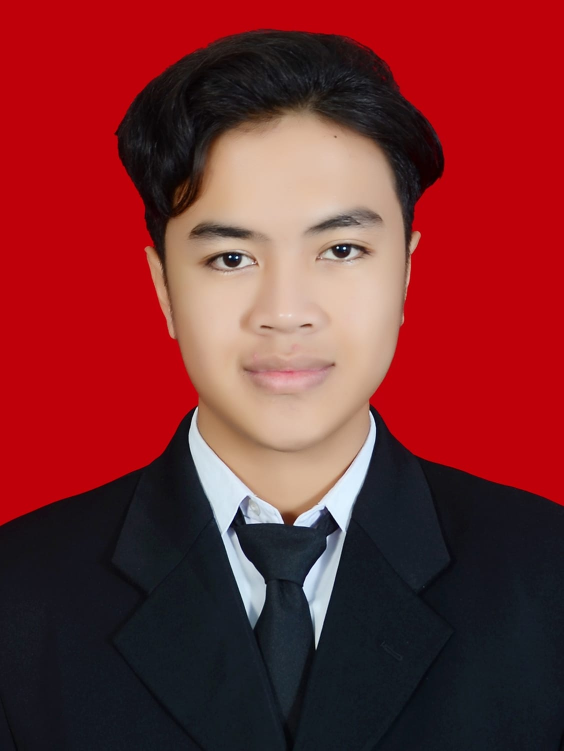
#> input picture ML/uploads/images/Shamil.jpg, 1127 x 1502 px (shown at 1/2 size)
$ python -i lbp_utils.py   (imports and definitions only)
#> lines starting #> are read from the running program, lines starting #| are printed output that depends on the picture
#> further down, picture is the input picture: shape (1502, 1127, 3); mean B, G, R 46.2, 43.4, 121.7
import cv2
import numpy as np
from skimage.feature import local_binary_pattern

def extract_lbp_features(image):
    """
    Ekstrak fitur LBP dari wajah pada gambar. Jika wajah tidak terdeteksi,
    gunakan seluruh gambar.
    """
    face_cascade = cv2.CascadeClassifier(cv2.data.haarcascades + 'haarcascade_frontalface_default.xml')
    gray_image = cv2.cvtColor(image, cv2.COLOR_BGR2GRAY)
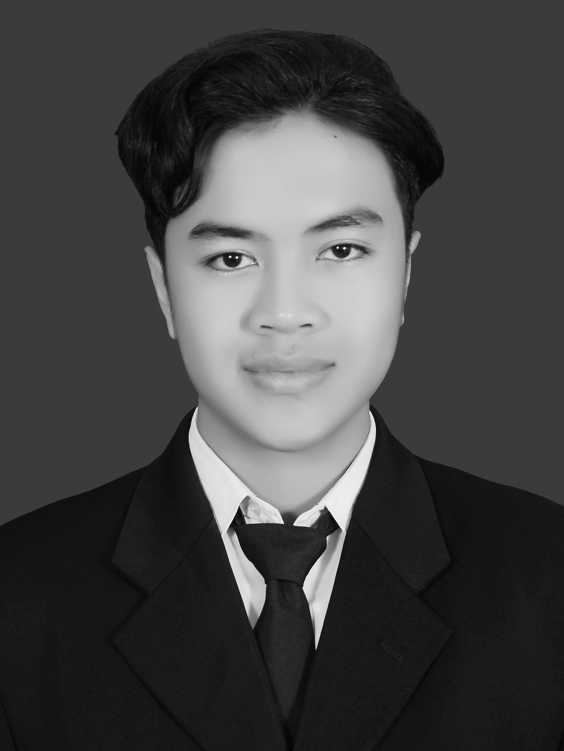
#> gray_image: shape (1502, 1127) (shown at 1/2 size); min 0, max 253, mean 67
    faces = face_cascade.detectMultiScale(gray_image, scaleFactor=1.1, minNeighbors=5, minSize=(30, 30))
#> faces = [[271, 273, 601, 601]]

    if len(faces) > 0:
        # Langkah 1: Fokus pada wajah (hilangkan background, rambut, dll.)
        x, y, w, h = faces[0]
#> x = 271; y = 273; w = 601; h = 601
        face_region = gray_image[y:y+h, x:x+w]
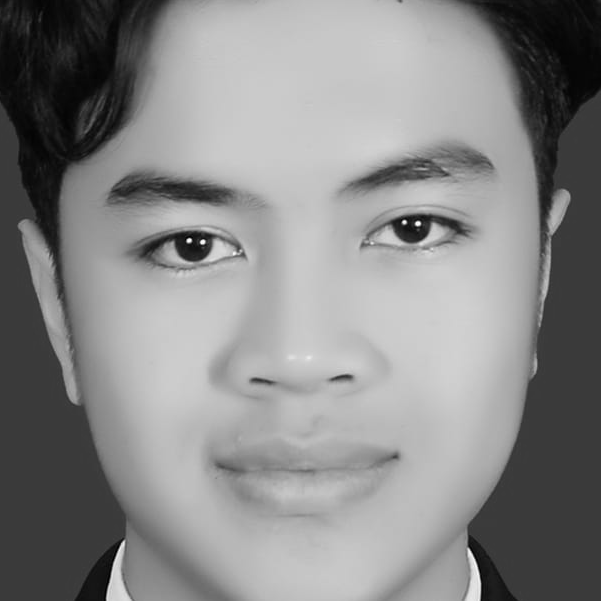
#> face_region: shape (601, 601); min 0, max 253, mean 135.4
    else:
        face_region = gray_image

    # Resize untuk dimensi yang konsisten
    face_resized = cv2.resize(face_region, (100, 100), interpolation=cv2.INTER_AREA)
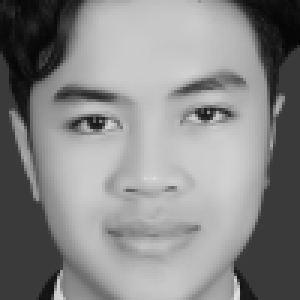
#> face_resized: shape (100, 100) (shown 3 times larger); min 6, max 226, mean 135.4

    # Ekstrak fitur LBP
    lbp = local_binary_pattern(face_resized, P=8, R=1, method='uniform')
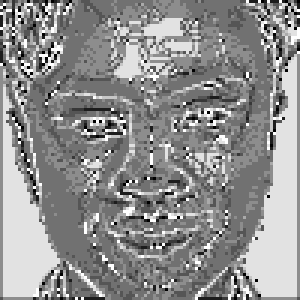
#> lbp: shape (100, 100) float64 (shown 3 times larger); min 0, max 9, mean 5.08; drawn with min black and max white
    lbp_hist, _ = np.histogram(lbp.ravel(), bins=np.arange(0, 10), density=True)
#> lbp_hist = [0.011, 0.0259, 0.0182, 0.101, 0.327, 0.218, 0.0341, 0.0434, 0.222]

    return lbp_hist

def extract_hog_features(image):
    """
    Ekstrak fitur HOG dari wajah pada gambar.
    """
    gray_image = cv2.cvtColor(image, cv2.COLOR_BGR2GRAY)
    hog = cv2.HOGDescriptor()
    resized_image = cv2.resize(gray_image, (64, 128))
    hog_features = hog.compute(resized_image)
    return hog_features.flatten()

>>> import cv2
>>> picture = cv2.imread('uploads/images/Shamil.jpg')
>>> result = extract_lbp_features(picture)
#> result has the same summary as lbp_hist in extract_lbp_features

$ run again, on ML/uploads/images/arka.jpg
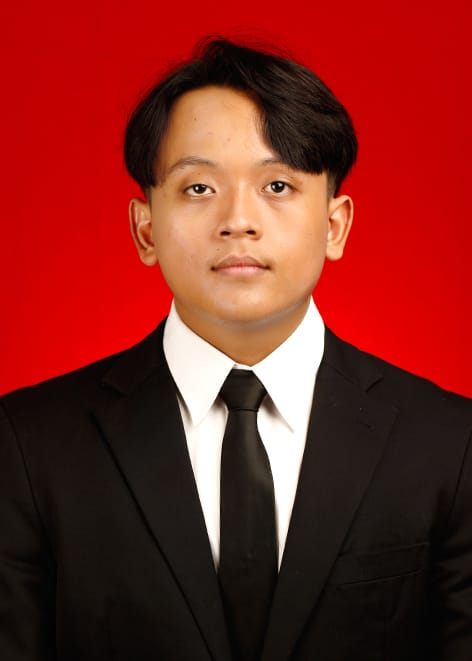
#> input picture ML/uploads/images/arka.jpg, 472 x 661 px
#> picture is the input picture: shape (661, 472, 3); mean B, G, R 31.8, 38.8, 124.3
#> in extract_lbp_features, `gray_image = cv2.cvtColor(image, cv2.COLOR_BGR2GRAY)`:
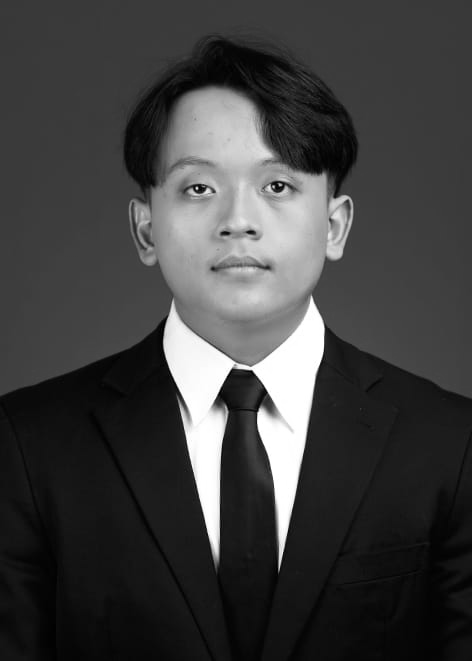
#> gray_image: shape (661, 472); min 0, max 255, mean 63.6
#> faces = [[130, 107, 209, 209]]
#> x = 130; y = 107; w = 209
#> in extract_lbp_features, `lbp = local_binary_pattern(face_resized, P=8, R=1, method='uniform')`:
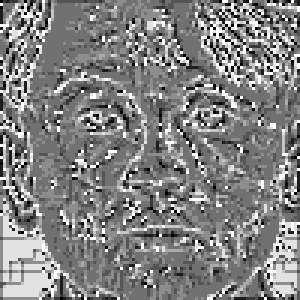
#> lbp: shape (100, 100) float64 (shown 3 times larger); min 0, max 9, mean 4.61; drawn with min black and max white
#> lbp_hist = [0.0225, 0.0426, 0.0396, 0.134, 0.34, 0.18, 0.0569, 0.0487, 0.136]
#> result has the same summary as lbp_hist in extract_lbp_features

$ run again, on ML/uploads/images/gwen.JPG
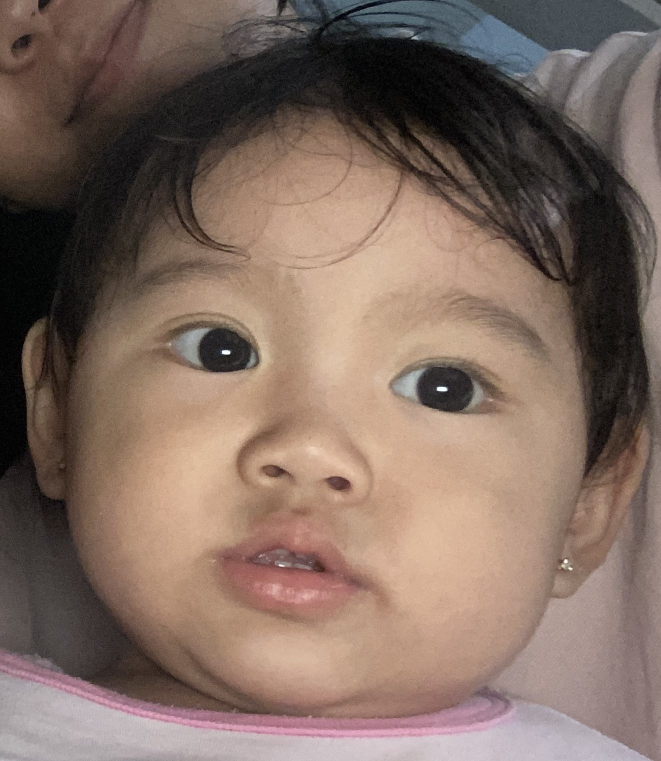
#> input picture ML/uploads/images/gwen.JPG, 1322 x 1522 px (shown at 1/2 size)
#> picture is the input picture: shape (1522, 1322, 3); mean B, G, R 97.1, 107.8, 128.4
#> in extract_lbp_features, `gray_image = cv2.cvtColor(image, cv2.COLOR_BGR2GRAY)`:
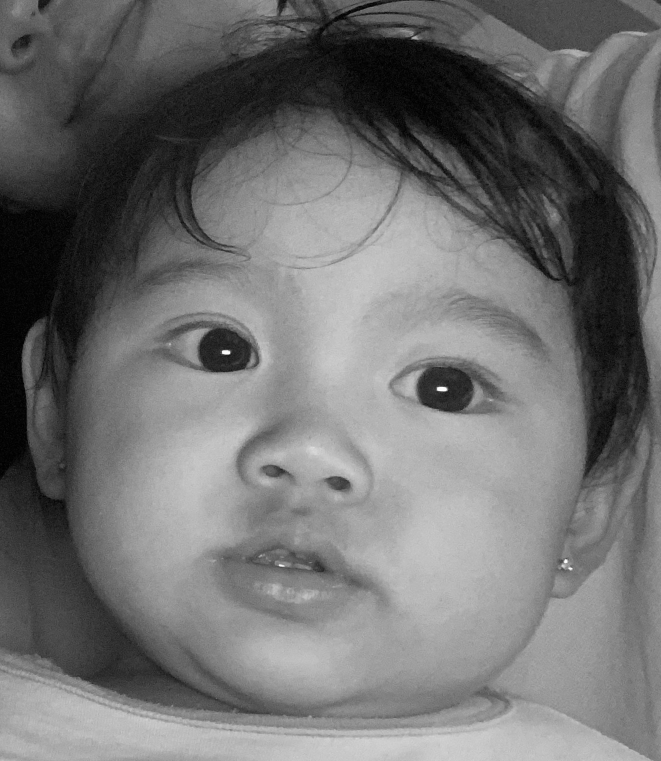
#> gray_image: shape (1522, 1322) (shown at 1/2 size); min 0, max 255, mean 112.7
#> faces = [[109, 329, 1097, 1097]]
#> x = 109; y = 329; w = 1097
#> in extract_lbp_features, `lbp = local_binary_pattern(face_resized, P=8, R=1, method='uniform')`:
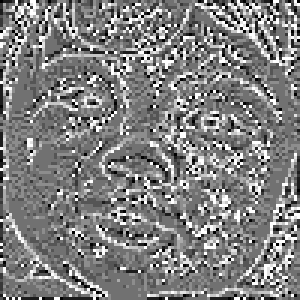
#> lbp: shape (100, 100) float64 (shown 3 times larger); min 0, max 9, mean 4.54; drawn with min black and max white
#> lbp_hist = [0.0287, 0.0477, 0.0481, 0.154, 0.305, 0.175, 0.0562, 0.0532, 0.131]
#> result has the same summary as lbp_hist in extract_lbp_features
